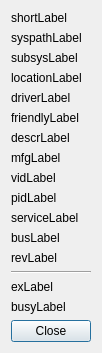
<?xml version="1.0" encoding="UTF-8"?>
<ui version="4.0">
 <class>InfoWidget</class>
 <widget class="QWidget" name="InfoWidget">
  <property name="geometry">
   <rect>
    <x>0</x>
    <y>0</y>
    <width>93</width>
    <height>335</height>
   </rect>
  </property>
  <property name="windowTitle">
   <string>Form</string>
  </property>
  <layout class="QVBoxLayout" name="verticalLayout">
   <item>
    <widget class="QLabel" name="shortLabel">
     <property name="text">
      <string>shortLabel</string>
     </property>
    </widget>
   </item>
   <item>
    <widget class="QLabel" name="syspathLabel">
     <property name="text">
      <string>syspathLabel</string>
     </property>
    </widget>
   </item>
   <item>
    <widget class="QLabel" name="subsysLabel">
     <property name="text">
      <string>subsysLabel</string>
     </property>
    </widget>
   </item>
   <item>
    <widget class="QLabel" name="locationLabel">
     <property name="text">
      <string>locationLabel</string>
     </property>
    </widget>
   </item>
   <item>
    <widget class="QLabel" name="driverLabel">
     <property name="text">
      <string>driverLabel</string>
     </property>
    </widget>
   </item>
   <item>
    <widget class="QLabel" name="friendlyLabel">
     <property name="text">
      <string>friendlyLabel</string>
     </property>
    </widget>
   </item>
   <item>
    <widget class="QLabel" name="descrLabel">
     <property name="text">
      <string>descrLabel</string>
     </property>
    </widget>
   </item>
   <item>
    <widget class="QLabel" name="mfgLabel">
     <property name="text">
      <string>mfgLabel</string>
     </property>
    </widget>
   </item>
   <item>
    <widget class="QLabel" name="vidLabel">
     <property name="text">
      <string>vidLabel</string>
     </property>
    </widget>
   </item>
   <item>
    <widget class="QLabel" name="pidLabel">
     <property name="text">
      <string>pidLabel</string>
     </property>
    </widget>
   </item>
   <item>
    <widget class="QLabel" name="serviceLabel">
     <property name="text">
      <string>serviceLabel</string>
     </property>
    </widget>
   </item>
   <item>
    <widget class="QLabel" name="busLabel">
     <property name="text">
      <string>busLabel</string>
     </property>
    </widget>
   </item>
   <item>
    <widget class="QLabel" name="revLabel">
     <property name="text">
      <string>revLabel</string>
     </property>
    </widget>
   </item>
   <item>
    <widget class="Line" name="line">
     <property name="orientation">
      <enum>Qt::Horizontal</enum>
     </property>
    </widget>
   </item>
   <item>
    <widget class="QLabel" name="exLabel">
     <property name="text">
      <string>exLabel</string>
     </property>
    </widget>
   </item>
   <item>
    <widget class="QLabel" name="busyLabel">
     <property name="text">
      <string>busyLabel</string>
     </property>
    </widget>
   </item>
   <item>
    <widget class="QPushButton" name="btnClose">
     <property name="text">
      <string>Close</string>
     </property>
     <property name="default">
      <bool>true</bool>
     </property>
    </widget>
   </item>
  </layout>
 </widget>
 <resources/>
 <connections/>
</ui>
